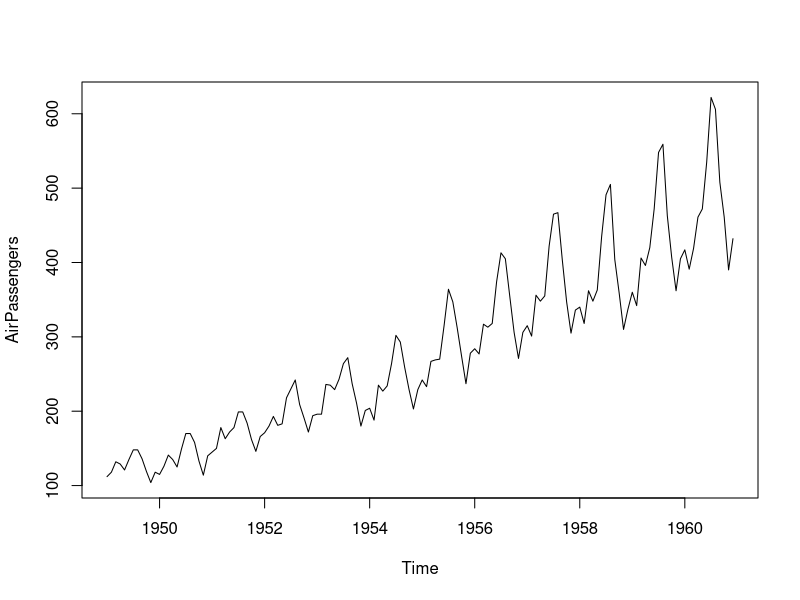
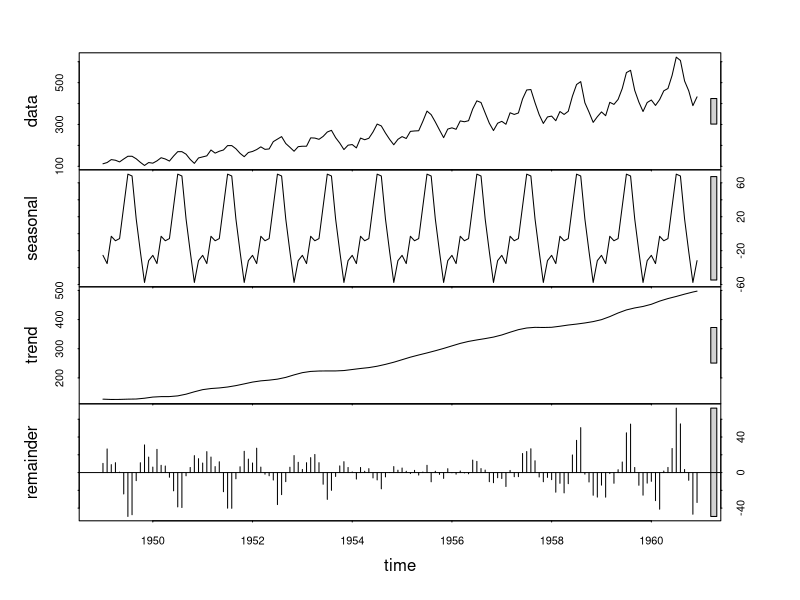
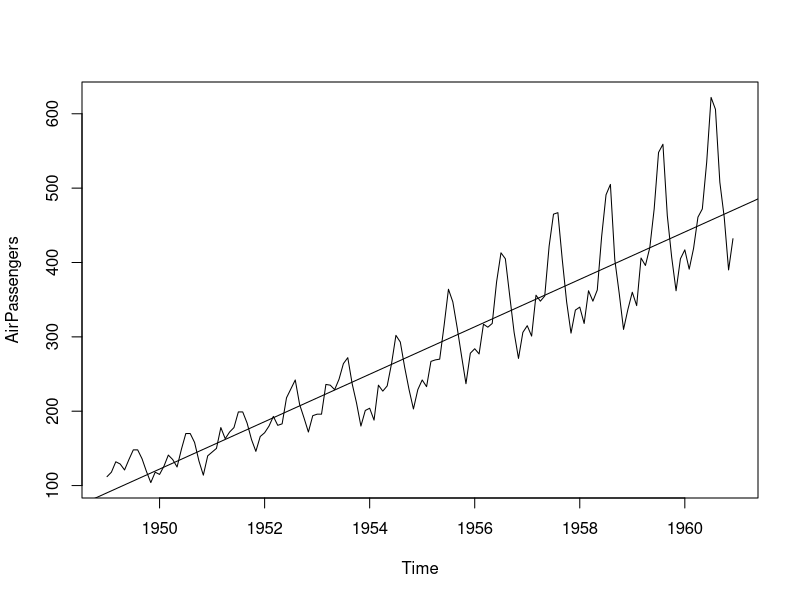
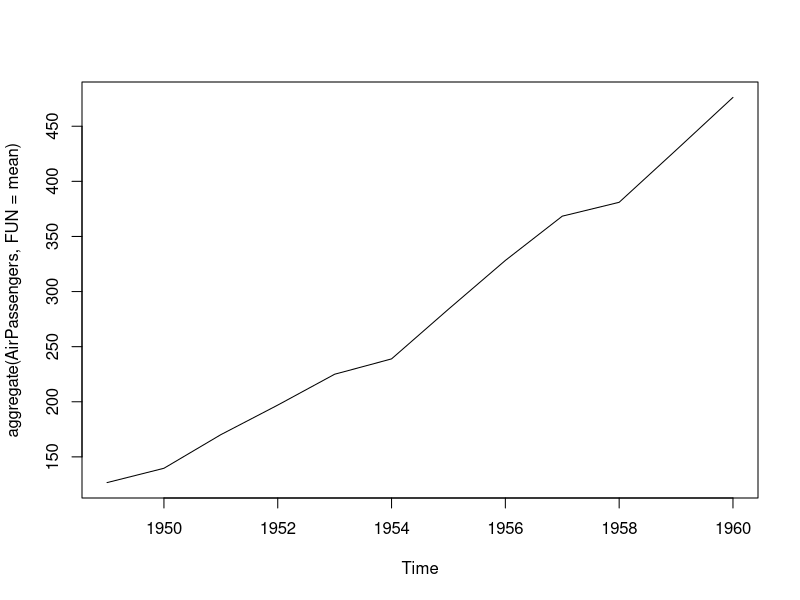
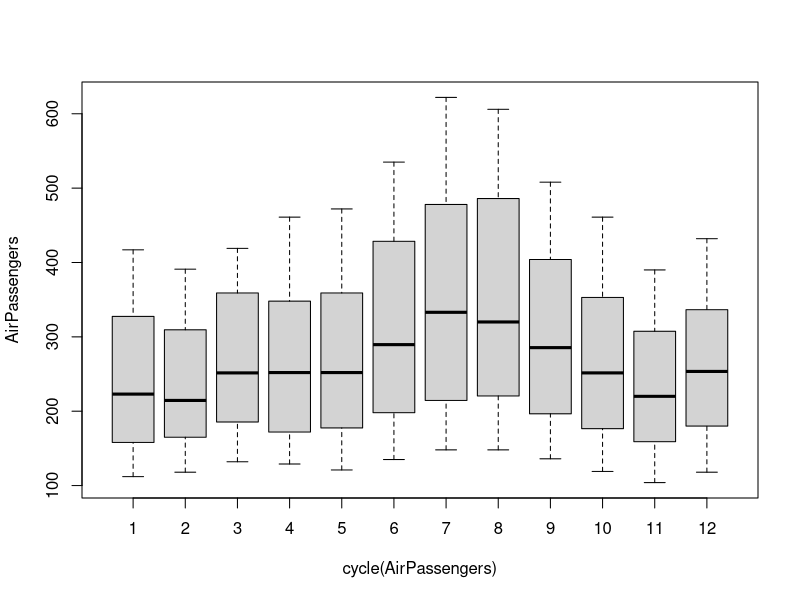
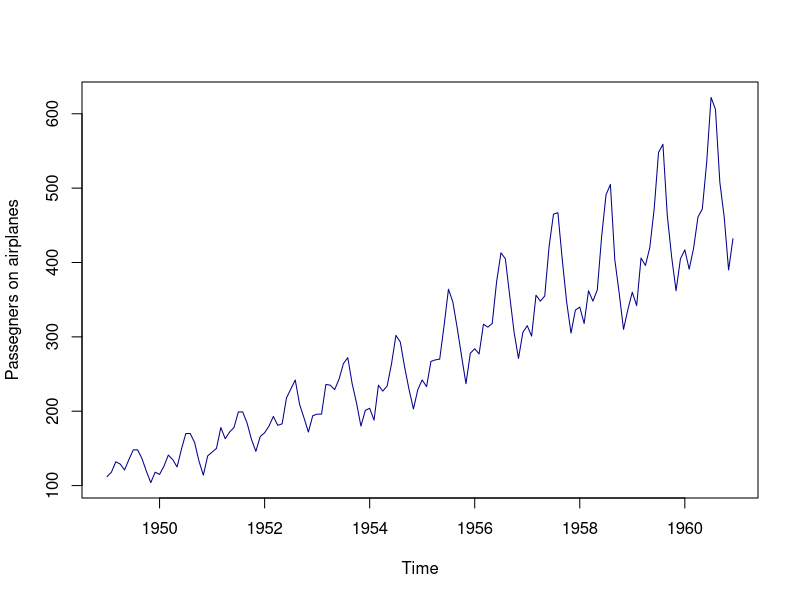
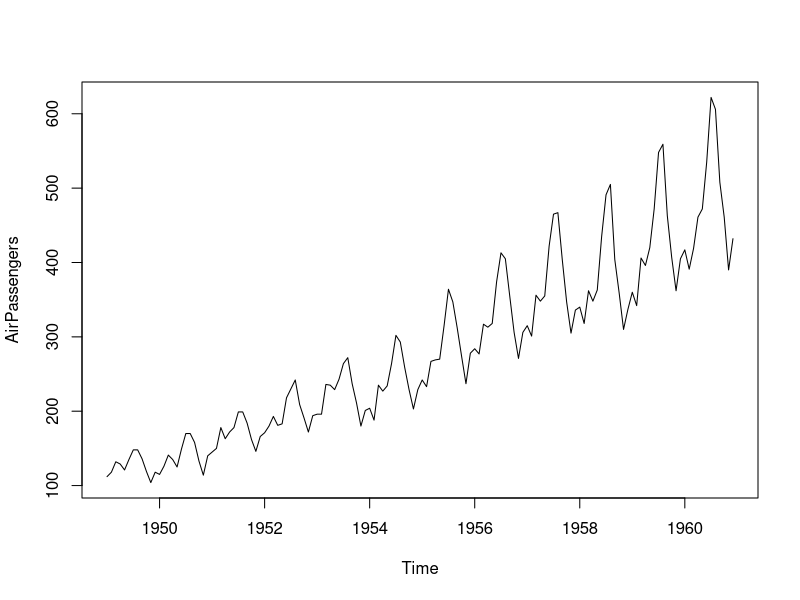
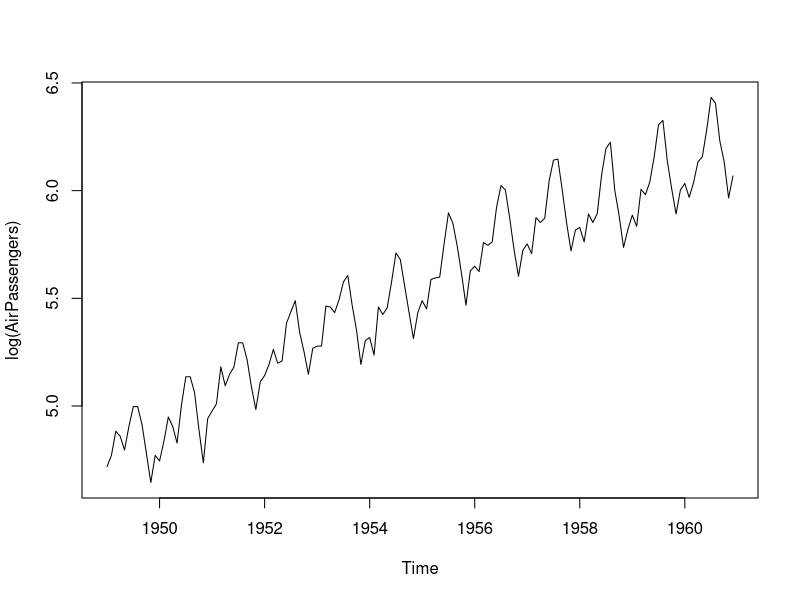

Reproduce these figures in R, in order.
# Time Series Analysis-Basics
#Basics:----

#Loading the Data Set----
data(AirPassengers)
View(AirPassengers)
class(AirPassengers)
#This tells you that the data series is in a time series format

start(AirPassengers)
#This is the start of the time series

end(AirPassengers)
#This is the end of the time series

frequency(AirPassengers)
#The intervals of this time series is 12months in a year

summary(AirPassengers)
#The number of passengers are distributed across the spectrum

#Detailed Metrics----
plot(AirPassengers)
#This will plot the time series

#Seasonal decomposition
#A time series with additive trend, seasonal, 
#and irregular components can be decomposed using the stl() function. 
fit <- stl(AirPassengers, s.window="period")
plot(fit)
#Above graph shows components of Time Series.

plot(AirPassengers)
#This will plot the time series
abline(reg=lm(AirPassengers~time(AirPassengers)))
# This will fit in a line

#Few Operations of the Time Series dataset:----
cycle(AirPassengers)
#This will print the cycle across years.

plot(aggregate(AirPassengers,FUN=mean))
#This will aggregate the cycles and display a year on year trend.
#Year on year trend clearly shows that the #passengers have been increasing without fail.

boxplot(AirPassengers~cycle(AirPassengers))
#Box plot across months will give us a sense on seasonal effect

# Again plottng time series plot:
#install.packages("forecast")
library(forecast)
series <- AirPassengers
# plot the series 
plot(series, col="darkblue", ylab="Passegners on airplanes")
plot(AirPassengers)

# We observe:
#1. There is a trend component which shows growth in passengers year by year.
#2. There looks to be a seasonal component which has a cycle less than 12 months.
#3. The variance in the data keeps on increasing with time.

#We know that we need to address two issues before we test stationary series. 
#1. we need to remove unequal variances. We do this using log of the series. 
plot(log(AirPassengers))

#2.To address the trend component, we need to make the mean across series equal.
#We do this by taking differential of the series. 
plot(diff(log(AirPassengers)))

#Now, let's test the resultant series.
#install.packages("tseries")
library(tseries)

#ADF Test
adf.test(diff(log(AirPassengers)))
#We see that the series is stationary enough to do any kind of time series modelling

#ARIMA Model----
#Next step is to find the right parameters to be used in the ARIMA model. 
#We already know that 'd' component is 1 as we need 1 differential to make the series stationary. 
#We do this using the Correlation plots. 
#Following are the ACF plots for the series :

#AR I MA
# p d q

# ACF(Auto Correlation factor) Plots:
acf(log(AirPassengers))
#the decay of ACF chart above is very slow, which means that the population 
#is not stationary.
#Hence, we will regress on the difference of logs rather than log directly. 

#ACF(Auto Correlation factor) and PACF(Partial Auto Correlation factor) curve 
#come out after regressing on the difference.
acf(diff(log(AirPassengers))) # Determines the value of q

pacf(diff(log(AirPassengers))) # Determines the value of p

#Clearly, ACF plot cuts off after the first lag. 
#Hence, we understood that value of p should be 0 as the ACF is the curve getting a cut off.
#While value of q should be 1. Also, since series has been differenciated once to make it stationary,
#hence, the value of d will be 1. So, parameters of ARIMA (p,d,q) have value (0,1,1).


#Predictions:
#Let's fit an ARIMA model and predict the future 10 years. 
#Also, we will try fitting in a seasonal component in the ARIMA formulation. 
#Then, we will visualize the prediction along with the training data.
fit <- arima(log(AirPassengers), c(0, 1, 1),seasonal = list(order = c(0, 1, 1), period = 12))
fit
pred <- predict(fit, n.ahead = 10*12)
ts.plot(AirPassengers,2.718^pred$pred, log = "y", lty = c(1,3))

#Accuracy of ARIMA Model forecasting:----
#Determining Prediction accuracy on test dataset using MAPE
#Testing our Model:
datawide <- ts(AirPassengers, frequency = 12, start = c(1949,1),end = c(1959,12))
fit <- arima(log(datawide),c(0,1,1),seasonal = list(order = c(0,1,1),period=12))
pred <- predict(fit, n.ahead = 10*12)
pred1 <- 2.718^pred$pred
data1<-head(pred1,12)
predicted_1960 <- round(data1,digits = 0)
predicted_1960
original_1960 <- tail(AirPassengers,12)
original_1960

#MAPE(MeanAbsolutePercentageError): 
#Lower its value better is the accuracy of the model.

#MAPE Calculation:
mape <- mean(abs((predicted_1960 - original_1960))/original_1960)*100
mape

# Mape using mape function
#install.packages("Metrics")
library(Metrics)
mape(predicted_1960,original_1960)
